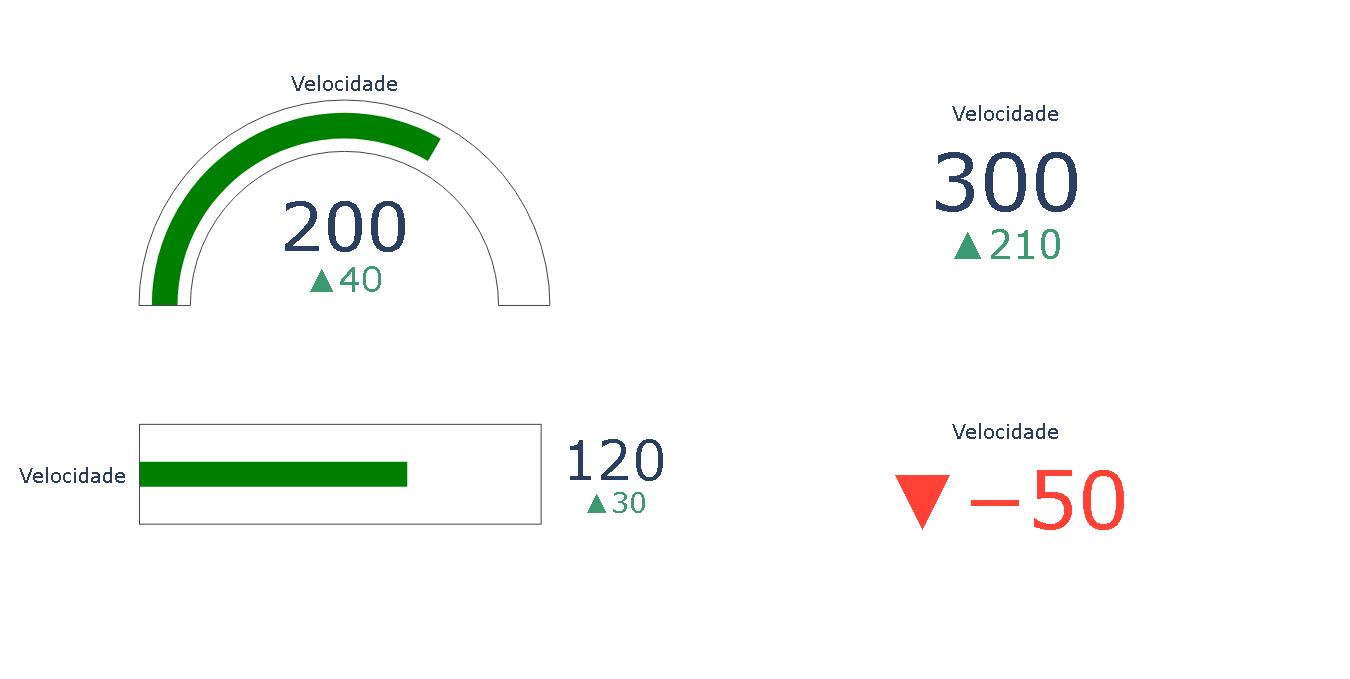

The script that drew this image:
import plotly.graph_objects as go

fig = go.Figure()

fig.add_trace(go.Indicator(
    value = 200,
    delta = {'reference': 160},
    gauge = {
        'axis': {'visible': False}},
    domain = {'row': 0, 'column': 0}))

fig.add_trace(go.Indicator(
    value = 120,
    gauge = {
        'shape': "bullet",
        'axis' : {'visible': False}},
    domain = {'x': [0.05, 0.5], 'y': [0.15, 0.35]}))

fig.add_trace(go.Indicator(
    mode = "number+delta",
    value = 300,
    domain = {'row': 0, 'column': 1}))

fig.add_trace(go.Indicator(
    mode = "delta",
    value = 40,
    domain = {'row': 1, 'column': 1}))

fig.update_layout(
    grid = {'rows': 2, 'columns': 2, 'pattern': "independent"},
    template = {'data' : {'indicator': [{
        'title': {'text': "Velocidade"},
        'mode' : "number+delta+gauge",
        'delta' : {'reference': 90}}]
                         }})

fig.show()
